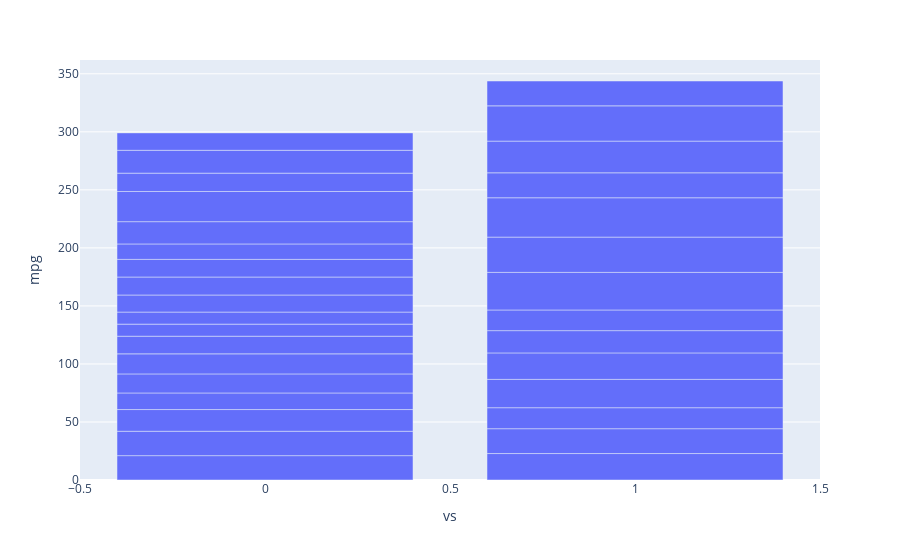

The code cell stored with this chart in its notebook:
### Markdown cell above
Now let's plot the results of our aggregation.

### Code cell
##Edit the code below so that it is calling the newest dataframe:
fig = px.bar(df_mtcars, x='vs', y='mpg')
fig.show()

### Figure 1 — Plotly figure (JSON) as saved in the notebook; plotly's stock layout.template omitted (floating-point values rounded to 4 significant figures)
{"data": [{"alignmentgroup": "True", "hovertemplate": "vs=%{x}<br>mpg=%{y}<extra></extra>", "legendgroup": "", "marker": {"color": "#636efa"}, "name": "", "offsetgroup": "", "orientation": "v", "showlegend": false, "textposition": "auto", "type": "bar", "x": [0, 0, 1, 1, 0, 1, 0, 1, 1, 1, 1, 0, 0, 0, 0, 0, 0, 1, 1, 1, 1, 0, 0, 0, 0, 1, 0, 1, 0, 0, 0, 1], "xaxis": "x", "y": [21, 21, 22.8, 21.4, 18.7, 18.1, 14.3, 24.4, 22.8, 19.2, 17.8, 16.4, 17.3, 15.2, 10.4, 10.4, 14.7, 32.4, 30.4, 33.9, 21.5, 15.5, 15.2, 13.3, 19.2, 27.3, 26, 30.4, 15.8, 19.7, 15, 21.4], "yaxis": "y"}], "layout": {"autosize": true, "barmode": "relative", "legend": {"tracegroupgap": 0}, "margin": {"t": 60}, "xaxis": {"anchor": "y", "autorange": true, "domain": [0, 1], "range": [-0.5, 1.5], "title": {"text": "vs"}, "type": "linear"}, "yaxis": {"anchor": "x", "autorange": true, "domain": [0, 1], "range": [0, 361.9], "title": {"text": "mpg"}, "type": "linear"}}}
